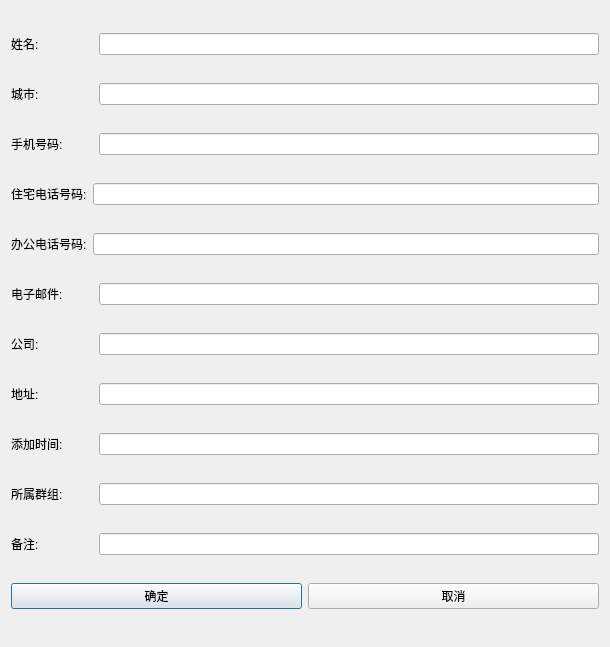
<?xml version="1.0" encoding="UTF-8"?>
<ui version="4.0">
 <class>addRow</class>
 <widget class="QDialog" name="addRow">
  <property name="geometry">
   <rect>
    <x>0</x>
    <y>0</y>
    <width>610</width>
    <height>647</height>
   </rect>
  </property>
  <property name="windowTitle">
   <string>addRow</string>
  </property>
  <layout class="QVBoxLayout" name="verticalLayout">
   <item>
    <layout class="QHBoxLayout" name="horizontalLayout">
     <item>
      <widget class="QLabel" name="label">
       <property name="text">
        <string>姓名:</string>
       </property>
      </widget>
     </item>
     <item>
      <widget class="QLineEdit" name="lineEdit">
       <property name="maximumSize">
        <size>
         <width>500</width>
         <height>16777215</height>
        </size>
       </property>
      </widget>
     </item>
    </layout>
   </item>
   <item>
    <layout class="QHBoxLayout" name="horizontalLayout_2">
     <item>
      <widget class="QLabel" name="label_2">
       <property name="text">
        <string>城市:</string>
       </property>
      </widget>
     </item>
     <item>
      <widget class="QLineEdit" name="lineEdit_2">
       <property name="maximumSize">
        <size>
         <width>500</width>
         <height>16777215</height>
        </size>
       </property>
      </widget>
     </item>
    </layout>
   </item>
   <item>
    <layout class="QHBoxLayout" name="horizontalLayout_3">
     <item>
      <widget class="QLabel" name="label_3">
       <property name="text">
        <string>手机号码:</string>
       </property>
      </widget>
     </item>
     <item>
      <widget class="QLineEdit" name="lineEdit_3">
       <property name="maximumSize">
        <size>
         <width>500</width>
         <height>16777215</height>
        </size>
       </property>
      </widget>
     </item>
    </layout>
   </item>
   <item>
    <layout class="QHBoxLayout" name="horizontalLayout_4">
     <item>
      <widget class="QLabel" name="label_4">
       <property name="text">
        <string>住宅电话号码:</string>
       </property>
      </widget>
     </item>
     <item>
      <widget class="QLineEdit" name="lineEdit_4"/>
     </item>
    </layout>
   </item>
   <item>
    <layout class="QHBoxLayout" name="horizontalLayout_5">
     <item>
      <widget class="QLabel" name="label_5">
       <property name="text">
        <string>办公电话号码:</string>
       </property>
      </widget>
     </item>
     <item>
      <widget class="QLineEdit" name="lineEdit_5"/>
     </item>
    </layout>
   </item>
   <item>
    <layout class="QHBoxLayout" name="horizontalLayout_6">
     <item>
      <widget class="QLabel" name="label_6">
       <property name="text">
        <string>电子邮件:</string>
       </property>
      </widget>
     </item>
     <item>
      <widget class="QLineEdit" name="lineEdit_6">
       <property name="maximumSize">
        <size>
         <width>500</width>
         <height>16777215</height>
        </size>
       </property>
      </widget>
     </item>
    </layout>
   </item>
   <item>
    <layout class="QHBoxLayout" name="horizontalLayout_7">
     <item>
      <widget class="QLabel" name="label_7">
       <property name="text">
        <string>公司:</string>
       </property>
      </widget>
     </item>
     <item>
      <widget class="QLineEdit" name="lineEdit_7">
       <property name="maximumSize">
        <size>
         <width>500</width>
         <height>16777215</height>
        </size>
       </property>
      </widget>
     </item>
    </layout>
   </item>
   <item>
    <layout class="QHBoxLayout" name="horizontalLayout_8">
     <item>
      <widget class="QLabel" name="label_8">
       <property name="text">
        <string>地址:</string>
       </property>
      </widget>
     </item>
     <item>
      <widget class="QLineEdit" name="lineEdit_8">
       <property name="maximumSize">
        <size>
         <width>500</width>
         <height>16777215</height>
        </size>
       </property>
      </widget>
     </item>
    </layout>
   </item>
   <item>
    <layout class="QHBoxLayout" name="horizontalLayout_9">
     <item>
      <widget class="QLabel" name="label_9">
       <property name="text">
        <string>添加时间:</string>
       </property>
      </widget>
     </item>
     <item>
      <widget class="QLineEdit" name="lineEdit_9">
       <property name="maximumSize">
        <size>
         <width>500</width>
         <height>16777215</height>
        </size>
       </property>
      </widget>
     </item>
    </layout>
   </item>
   <item>
    <layout class="QHBoxLayout" name="horizontalLayout_10">
     <item>
      <widget class="QLabel" name="label_10">
       <property name="text">
        <string>所属群组:</string>
       </property>
      </widget>
     </item>
     <item>
      <widget class="QLineEdit" name="lineEdit_10">
       <property name="maximumSize">
        <size>
         <width>500</width>
         <height>16777215</height>
        </size>
       </property>
      </widget>
     </item>
    </layout>
   </item>
   <item>
    <layout class="QHBoxLayout" name="horizontalLayout_11">
     <item>
      <widget class="QLabel" name="label_11">
       <property name="text">
        <string>备注:</string>
       </property>
      </widget>
     </item>
     <item>
      <widget class="QLineEdit" name="lineEdit_11">
       <property name="maximumSize">
        <size>
         <width>500</width>
         <height>16777215</height>
        </size>
       </property>
      </widget>
     </item>
    </layout>
   </item>
   <item>
    <layout class="QHBoxLayout" name="horizontalLayout_12">
     <item>
      <widget class="QPushButton" name="OkButton">
       <property name="text">
        <string>确定</string>
       </property>
      </widget>
     </item>
     <item>
      <widget class="QPushButton" name="cancelButton">
       <property name="text">
        <string>取消</string>
       </property>
      </widget>
     </item>
    </layout>
   </item>
  </layout>
 </widget>
 <layoutdefault spacing="6" margin="11"/>
 <resources/>
 <connections/>
</ui>
